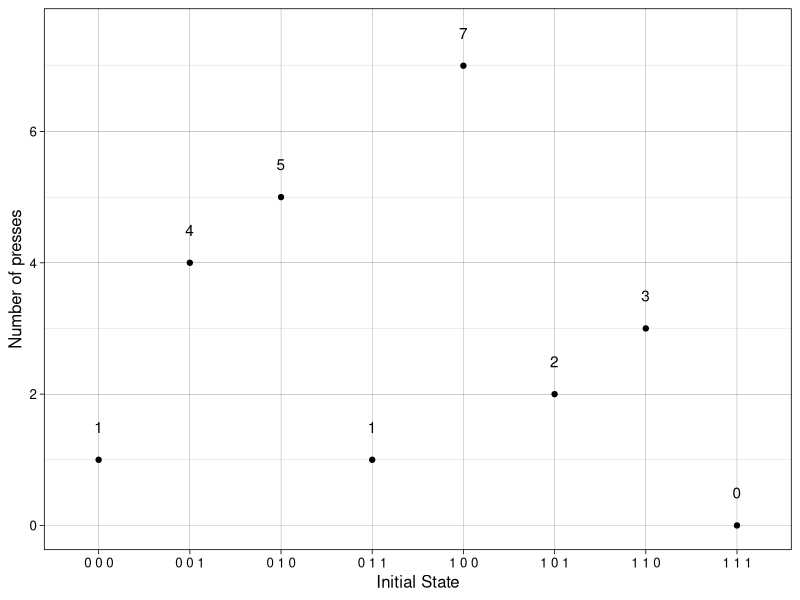

Source code (R):
## ---- chunk 1
knitr::opts_chunk$set(echo = TRUE)
## ---- chunk 2
library(dplyr)
library(combinat)
library(purrr)
library(ggplot2)

# create a vector to store the status of each device (muted = 0, unmuted = 1)
devices <- c(1, 0, 1) # start from any state

# create a function to check if all devices are unmuted
check_sound <- function(devices) {
    sum(devices) == 3
}
## ---- chunk 3
# Function to count the button presses for the remotes to achieve state {1, 1, 1} from any initial state. 
# The function takes a vector of 3 binary values indicating whether each device is muted (0) or unmuted (1).

counter <- function(initial_state){
   
   if(length(initial_state) != 3){
      stop("The function works for only 3 states at the moment.")
   }
   
   devices <- initial_state 

   count <- 0 # initialize a counter for the number of presses

    # first check if all unmuted
    if (check_sound(devices)) {
       out <- count
       }
    
    # check if changing all fixed the problem - this is step 3 above
    devices[c(1, 2, 3)] <- 1 - devices[c(1, 2, 3)]
    count <- count + 1 # add 1 count
    
    if (check_sound(devices)) {
        out <- count
       } else {
          devices[c(1, 2, 3)] <- 1 - devices[c(1, 2, 3)] # revert to initial state
          }

     # create indices to loop through
      g <- expand.grid(1:3, 1:3) %>% mutate(Var3 = (Var1 == Var2)) %>% arrange(desc(Var3))
   
    for (i in 1:nrow(g)) {
       # checks  
       indices <- g[i,]
       devices[c(indices$Var1, indices$Var2)] <- 1 - devices[c(indices$Var1, indices$Var2)]
    
      if (check_sound(devices)) {
          out <- count
         } else {
            count = count + 1
            devices[c(indices$Var1, indices$Var2)] <- 1 - devices[c(indices$Var1, indices$Var2)]
            }
    }
      
      return(data.frame(initial_state = paste(initial_state, collapse = " "), count = out))
}
## ---- chunk 4
counter(c(1, 1, 0))$count
## ---- chunk 5
# all possible states
states <- list(c(0, 0, 0), c(1, 1, 1), 
               c(1, 0, 0), c(0, 1, 0), c(0, 0, 1),
               c(1, 1, 0), c(1, 0, 1), c(0, 1, 1)) 

res <- map_dfr(states, counter)

ggplot(res) +
   geom_point(aes(x = initial_state, y = count)) +
   geom_text(aes(x = initial_state, y = count + 0.5, label = count)) +
   labs(x = "Initial State", y = "Number of presses") +
   theme_linedraw(12)
